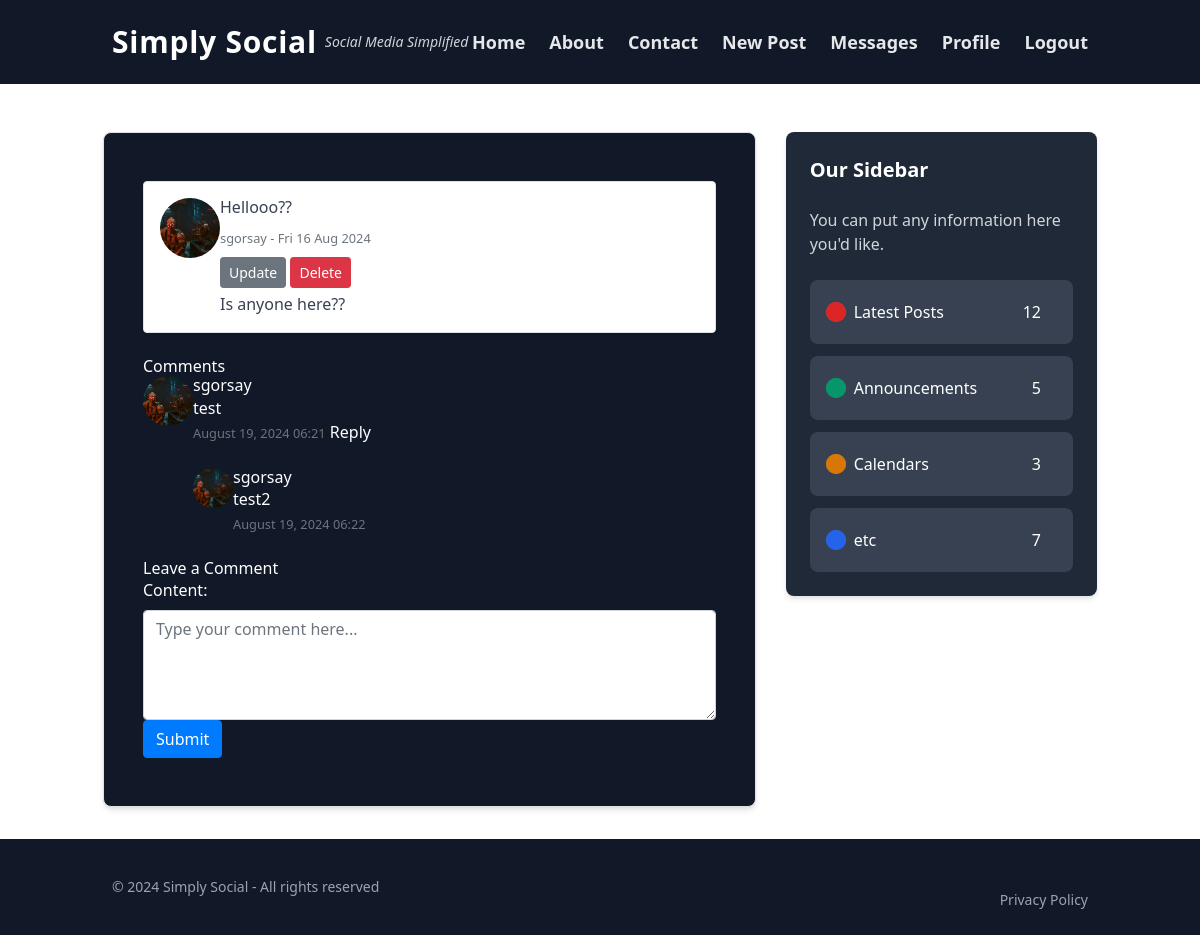
The page /blog/home/post/15/ (signed in) on the database its author committed.
### blog/models.py (models this page shows, shortened)
class Post(models.Model):
    title = models.CharField(max_length=100)
    content = models.TextField()
    date_posted = models.DateTimeField(default = timezone.now)
    author = models.ForeignKey(User, on_delete=models.CASCADE)

class Comment(models.Model):
    post = models.ForeignKey(Post, related_name="comments", on_delete=models.CASCADE)
    author = models.ForeignKey(User, on_delete=models.CASCADE)
    content = models.TextField()
    date_posted = models.DateTimeField(default=timezone.now)
    parent = models.ForeignKey('self', null=True, blank=True, related_name='replies', on_delete=models.CASCADE)

### users/models.py (models this page shows, shortened)
class Profile(models.Model):
    user = models.OneToOneField(User, on_delete=models.CASCADE)
    image = models.ImageField(default='default.jpg', upload_to='profile_pics')
    bio = models.TextField(default="Hi! I am using Simply Social")
    encryption_key = models.CharField(max_length=100, blank=True, null=True)

### blog/views.py (the view, shortened to what this page needs)
# urls.py: path('home/post/<int:pk>/', PostDetailView.as_view(), name='post-detail'),
class PostDetailView(DetailView):
    model = Post
    def get_context_data(self, **kwargs):
        context = super().get_context_data(**kwargs)
        context['comments'] = self.object.comments.filter(parent__isnull=True)
        context['comment_form'] = CommentForm
        return context

### blog/templates/blog/post_detail.html (shortened to what this page needs)
{% extends "blog/base.html" %}
{% block content %}
<div class="container my-4">
    <div class="row">
        <div class="col-12 mb-4">
            <div class="d-flex align-items-right p-3 border rounded bg-white shadow-sm">
                <div class="me-4">
                    <img src="{{ object.author.profile.image.url }}"
                            class="img-fluid rounded-circle"
                            style="width: 60px; height: 60px; object-fit: cover;"
                            alt="Profile picture of {{ object.author }}">
                </div>
                <div class="flex-grow-1">
                    <h4 class="text-gray-700 mb-2">{{ object.title }}</h4>
                    <p class="text-muted mb-1">
                        <small><a href="{% url 'user-posts' object.author.username %}">{{ object.author }} </a> - {{ object.date_posted|date:"D d M Y" }}</small>
                    {% if object.author == user %}
                        <div>
                            <a class="btn btn-secondary btn-sm mt-1 mb-1" href="{% url 'post-update' object.id %}"> Update</a>
                            <a class="btn btn-danger btn-sm mt-1 mb-1" href="{% url 'post-delete' object.id %}"> Delete</a>
                        </div>
                    {% endif %}
                    </p>
                    <p class="text-gray-700 mb-0">{{ object.content }}</p>
                </div>
            </div>
        </div>
    </div>
    <div class="row">
        <div class="col-12">
            <div class="content-section">
                <h3>Comments</h3>
                {% for comment in comments %}
                    <div class="media mb-4">
                        <img class="rounded-circle article-img" src="{{ comment.author.profile.image.url }}" alt="Profile picture of {{ comment.author }}" style="width: 50px; height: 50px; object-fit: cover;">
                        <div class="media-body">
                            <h5 class="mt-0"><a href="{% url 'profile-view' comment.author.username %}">{{ comment.author }}</a></h5>
                            <p>{{ comment.content }}</p>
                            <small class="text-muted">{{ comment.date_posted|date:"F d, Y H:i" }}</small>
                            <a href="#" class="reply-link" data-comment-id="{{ comment.id }}">Reply</a>
                            {% for reply in comment.replies.all %}
                                <div class="media mt-4">
                                    <img class="rounded-circle article-img" src="{{ reply.author.profile.image.url }}" alt="Profile picture of {{ reply.author }}" style="width: 40px; height: 40px; object-fit: cover;">
                                    <div class="media-body">
                                        <h6 class="mt-0"><a href="{% url 'profile-view' reply.author.username %}">{{ reply.author }}</a></h6>
                                        <p>{{ reply.content }}</p>
                                        <small class="text-muted">{{ reply.date_posted|date:"F d, Y H:i" }}</small>
                                    </div>
                                </div>
                            {% endfor %}
                        </div>
                    </div>
                {% empty %}
                    <p>No comments yet. Be the first to comment!</p>
                {% endfor %}
            </div>
            {% if user.is_authenticated %}
                <div class="content-section">
                    <h3>Leave a Comment</h3>
                    <form method="POST">
                        {{ comment_form.as_p }}
                        <button type="submit" class="btn btn-primary">Submit</button>
                    </form>
                </div>
            {% else %}
                <p>You must be <a href="{% url 'login' %}">logged in</a> to leave a comment.</p>
            {% endif %}
        </div>
    </div>
</div>
{% endblock content %}

### static/css/styles.css (style rules this page uses)
body { transition: filter 0.5s ease-in-out; }

### rows shown on the page
Post: author.profile.image (picture), title "Hellooo??", author "sgorsay", date_posted "Fri 16 Aug 2024", content "Is anyone here??"
Comment: author.profile.image (picture), author "sgorsay", content "test", date_posted "August 19, 2024 06:21"
Comment: author.profile.image (picture), author "sgorsay", content "test2", date_posted "August 19, 2024 06:22"
